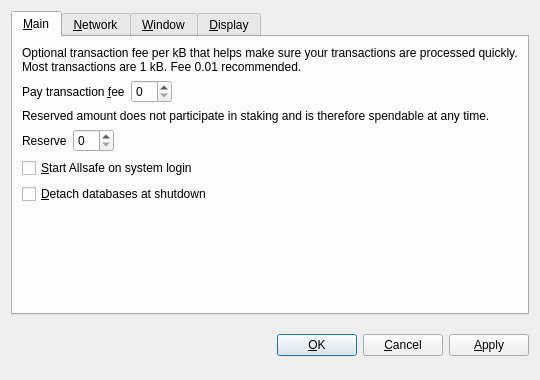
<?xml version="1.0" encoding="UTF-8"?>
<ui version="4.0">
 <class>OptionsDialog</class>
 <widget class="QDialog" name="OptionsDialog">
  <property name="geometry">
   <rect>
    <x>0</x>
    <y>0</y>
    <width>540</width>
    <height>380</height>
   </rect>
  </property>
  <property name="windowTitle">
   <string>Options</string>
  </property>
  <property name="styleSheet">
   <string notr="true">background-image: url(:/images/image2);</string>
  </property>
  <property name="modal">
   <bool>true</bool>
  </property>
  <layout class="QVBoxLayout" name="verticalLayout">
   <item>
    <widget class="QTabWidget" name="tabWidget">
     <property name="tabPosition">
      <enum>QTabWidget::North</enum>
     </property>
     <property name="currentIndex">
      <number>0</number>
     </property>
     <widget class="QWidget" name="tabMain">
      <attribute name="title">
       <string>&amp;Main</string>
      </attribute>
      <layout class="QVBoxLayout" name="verticalLayout_Main">
       <item>
        <widget class="QLabel" name="transactionFeeInfoLabel">
         <property name="text">
          <string>Optional transaction fee per kB that helps make sure your transactions are processed quickly. Most transactions are 1 kB. Fee 0.01 recommended.</string>
         </property>
         <property name="textFormat">
          <enum>Qt::PlainText</enum>
         </property>
         <property name="wordWrap">
          <bool>true</bool>
         </property>
        </widget>
       </item>
       <item>
        <layout class="QHBoxLayout" name="horizontalLayoutFee">
         <item>
          <widget class="QLabel" name="transactionFeeLabel">
           <property name="text">
            <string>Pay transaction &amp;fee</string>
           </property>
           <property name="textFormat">
            <enum>Qt::PlainText</enum>
           </property>
           <property name="buddy">
            <cstring>transactionFee</cstring>
           </property>
          </widget>
         </item>
         <item>
          <widget class="BitcoinAmountField" name="transactionFee"/>
         </item>
         <item>
          <spacer name="horizontalSpacerFee">
           <property name="orientation">
            <enum>Qt::Horizontal</enum>
           </property>
           <property name="sizeHint" stdset="0">
            <size>
             <width>40</width>
             <height>20</height>
            </size>
           </property>
          </spacer>
         </item>
        </layout>
       </item>
       <item>
        <widget class="QLabel" name="reserveBalanceInfoLabel">
         <property name="text">
          <string>Reserved amount does not participate in staking and is therefore spendable at any time.</string>
         </property>
         <property name="textFormat">
          <enum>Qt::PlainText</enum>
         </property>
         <property name="wordWrap">
          <bool>true</bool>
         </property>
        </widget>
       </item>
       <item>
        <layout class="QHBoxLayout" name="horizontalLayoutReserveBalance">
         <item>
          <widget class="QLabel" name="reserveBalanceLabel">
           <property name="text">
            <string>Reserve</string>
           </property>
           <property name="textFormat">
            <enum>Qt::PlainText</enum>
           </property>
           <property name="buddy">
            <cstring>reserveBalance</cstring>
           </property>
          </widget>
         </item>
         <item>
          <widget class="BitcoinAmountField" name="reserveBalance"/>
         </item>
         <item>
          <spacer name="horizontalSpacerReserveBalance">
           <property name="orientation">
            <enum>Qt::Horizontal</enum>
           </property>
           <property name="sizeHint" stdset="0">
            <size>
             <width>40</width>
             <height>20</height>
            </size>
           </property>
          </spacer>
         </item>
        </layout>
       </item>
       <item>
        <widget class="QCheckBox" name="bitcoinAtStartup">
         <property name="toolTip">
          <string>Automatically start Allsafe after logging in to the system.</string>
         </property>
         <property name="text">
          <string>&amp;Start Allsafe on system login</string>
         </property>
        </widget>
       </item>
       <item>
        <widget class="QCheckBox" name="detachDatabases">
         <property name="toolTip">
          <string>Detach block and address databases at shutdown. This means they can be moved to another data directory, but it slows down shutdown. The wallet is always detached.</string>
         </property>
         <property name="text">
          <string>&amp;Detach databases at shutdown</string>
         </property>
        </widget>
       </item>
       <item>
        <spacer name="verticalSpacer_Main">
         <property name="orientation">
          <enum>Qt::Vertical</enum>
         </property>
         <property name="sizeHint" stdset="0">
          <size>
           <width>20</width>
           <height>40</height>
          </size>
         </property>
        </spacer>
       </item>
      </layout>
     </widget>
     <widget class="QWidget" name="tabNetwork">
      <attribute name="title">
       <string>&amp;Network</string>
      </attribute>
      <layout class="QVBoxLayout" name="verticalLayout_Network">
       <item>
        <widget class="QCheckBox" name="mapPortUpnp">
         <property name="toolTip">
          <string>Automatically open the Allsafe client port on the router. This only works when your router supports UPnP and it is enabled.</string>
         </property>
         <property name="text">
          <string>Map port using &amp;UPnP</string>
         </property>
        </widget>
       </item>
       <item>
        <widget class="QCheckBox" name="connectSocks">
         <property name="toolTip">
          <string>Connect to the Allsafe network through a SOCKS proxy (e.g. when connecting through Tor).</string>
         </property>
         <property name="text">
          <string>&amp;Connect through SOCKS proxy:</string>
         </property>
        </widget>
       </item>
       <item>
        <layout class="QHBoxLayout" name="horizontalLayout_Network">
         <item>
          <widget class="QLabel" name="proxyIpLabel">
           <property name="text">
            <string>Proxy &amp;IP:</string>
           </property>
           <property name="textFormat">
            <enum>Qt::PlainText</enum>
           </property>
           <property name="buddy">
            <cstring>proxyIp</cstring>
           </property>
          </widget>
         </item>
         <item>
          <widget class="QValidatedLineEdit" name="proxyIp">
           <property name="maximumSize">
            <size>
             <width>140</width>
             <height>16777215</height>
            </size>
           </property>
           <property name="toolTip">
            <string>IP address of the proxy (e.g. 127.0.0.1)</string>
           </property>
          </widget>
         </item>
         <item>
          <widget class="QLabel" name="proxyPortLabel">
           <property name="text">
            <string>&amp;Port:</string>
           </property>
           <property name="textFormat">
            <enum>Qt::PlainText</enum>
           </property>
           <property name="buddy">
            <cstring>proxyPort</cstring>
           </property>
          </widget>
         </item>
         <item>
          <widget class="QLineEdit" name="proxyPort">
           <property name="maximumSize">
            <size>
             <width>55</width>
             <height>16777215</height>
            </size>
           </property>
           <property name="toolTip">
            <string>Port of the proxy (e.g. 9050)</string>
           </property>
          </widget>
         </item>
         <item>
          <widget class="QLabel" name="socksVersionLabel">
           <property name="text">
            <string>SOCKS &amp;Version:</string>
           </property>
           <property name="textFormat">
            <enum>Qt::PlainText</enum>
           </property>
           <property name="buddy">
            <cstring>socksVersion</cstring>
           </property>
          </widget>
         </item>
         <item>
          <widget class="QValueComboBox" name="socksVersion">
           <property name="toolTip">
            <string>SOCKS version of the proxy (e.g. 5)</string>
           </property>
          </widget>
         </item>
         <item>
          <spacer name="horizontalSpacer_Network">
           <property name="orientation">
            <enum>Qt::Horizontal</enum>
           </property>
           <property name="sizeHint" stdset="0">
            <size>
             <width>40</width>
             <height>20</height>
            </size>
           </property>
          </spacer>
         </item>
        </layout>
       </item>
       <item>
        <spacer name="verticalSpacer_Network">
         <property name="orientation">
          <enum>Qt::Vertical</enum>
         </property>
         <property name="sizeHint" stdset="0">
          <size>
           <width>20</width>
           <height>40</height>
          </size>
         </property>
        </spacer>
       </item>
      </layout>
     </widget>
     <widget class="QWidget" name="tabWindow">
      <attribute name="title">
       <string>&amp;Window</string>
      </attribute>
      <layout class="QVBoxLayout" name="verticalLayout_Window">
       <item>
        <widget class="QCheckBox" name="minimizeToTray">
         <property name="toolTip">
          <string>Show only a tray icon after minimizing the window.</string>
         </property>
         <property name="text">
          <string>&amp;Minimize to the tray instead of the taskbar</string>
         </property>
        </widget>
       </item>
       <item>
        <widget class="QCheckBox" name="minimizeOnClose">
         <property name="toolTip">
          <string>Minimize instead of exit the application when the window is closed. When this option is enabled, the application will be closed only after selecting Quit in the menu.</string>
         </property>
         <property name="text">
          <string>M&amp;inimize on close</string>
         </property>
        </widget>
       </item>
       <item>
        <spacer name="verticalSpacer_Window">
         <property name="orientation">
          <enum>Qt::Vertical</enum>
         </property>
         <property name="sizeHint" stdset="0">
          <size>
           <width>20</width>
           <height>40</height>
          </size>
         </property>
        </spacer>
       </item>
      </layout>
     </widget>
     <widget class="QWidget" name="tabDisplay">
      <attribute name="title">
       <string>&amp;Display</string>
      </attribute>
      <layout class="QVBoxLayout" name="verticalLayout_Display">
       <item>
        <layout class="QHBoxLayout" name="horizontalLayout_1_Display">
         <item>
          <widget class="QLabel" name="langLabel">
           <property name="text">
            <string>User Interface &amp;language:</string>
           </property>
           <property name="textFormat">
            <enum>Qt::PlainText</enum>
           </property>
           <property name="buddy">
            <cstring>lang</cstring>
           </property>
          </widget>
         </item>
         <item>
          <widget class="QValueComboBox" name="lang">
           <property name="toolTip">
            <string>The user interface language can be set here. This setting will take effect after restarting Allsafe.</string>
           </property>
          </widget>
         </item>
        </layout>
       </item>
       <item>
        <layout class="QHBoxLayout" name="horizontalLayout_2_Display">
         <item>
          <widget class="QLabel" name="unitLabel">
           <property name="text">
            <string>&amp;Unit to show amounts in:</string>
           </property>
           <property name="textFormat">
            <enum>Qt::PlainText</enum>
           </property>
           <property name="buddy">
            <cstring>unit</cstring>
           </property>
          </widget>
         </item>
         <item>
          <widget class="QValueComboBox" name="unit">
           <property name="toolTip">
            <string>Choose the default subdivision unit to show in the interface and when sending coins.</string>
           </property>
          </widget>
         </item>
        </layout>
       </item>
       <item>
        <widget class="QCheckBox" name="displayAddresses">
         <property name="toolTip">
          <string>Whether to show Allsafe addresses in the transaction list or not.</string>
         </property>
         <property name="text">
          <string>&amp;Display addresses in transaction list</string>
         </property>
        </widget>
       </item>
       <item>
        <widget class="QCheckBox" name="coinControlFeatures">
         <property name="toolTip">
          <string>Whether to show coin control features or not.</string>
         </property>
         <property name="text">
          <string>Display coin &amp;control features (experts only!)</string>
         </property>
        </widget>
       </item>
       <item>
        <spacer name="verticalSpacer_Display">
         <property name="orientation">
          <enum>Qt::Vertical</enum>
         </property>
         <property name="sizeHint" stdset="0">
          <size>
           <width>20</width>
           <height>40</height>
          </size>
         </property>
        </spacer>
       </item>
      </layout>
     </widget>
    </widget>
   </item>
   <item>
    <layout class="QHBoxLayout" name="horizontalLayout_Buttons">
     <item>
      <spacer name="horizontalSpacer_1">
       <property name="orientation">
        <enum>Qt::Horizontal</enum>
       </property>
       <property name="sizeHint" stdset="0">
        <size>
         <width>40</width>
         <height>48</height>
        </size>
       </property>
      </spacer>
     </item>
     <item>
      <widget class="QLabel" name="statusLabel">
       <property name="font">
        <font>
         <weight>75</weight>
         <bold>true</bold>
        </font>
       </property>
       <property name="text">
        <string/>
       </property>
       <property name="textFormat">
        <enum>Qt::PlainText</enum>
       </property>
       <property name="wordWrap">
        <bool>true</bool>
       </property>
      </widget>
     </item>
     <item>
      <spacer name="horizontalSpacer_2">
       <property name="orientation">
        <enum>Qt::Horizontal</enum>
       </property>
       <property name="sizeHint" stdset="0">
        <size>
         <width>40</width>
         <height>48</height>
        </size>
       </property>
      </spacer>
     </item>
     <item>
      <widget class="QPushButton" name="okButton">
       <property name="text">
        <string>&amp;OK</string>
       </property>
      </widget>
     </item>
     <item>
      <widget class="QPushButton" name="cancelButton">
       <property name="text">
        <string>&amp;Cancel</string>
       </property>
       <property name="autoDefault">
        <bool>false</bool>
       </property>
      </widget>
     </item>
     <item>
      <widget class="QPushButton" name="applyButton">
       <property name="text">
        <string>&amp;Apply</string>
       </property>
       <property name="autoDefault">
        <bool>false</bool>
       </property>
      </widget>
     </item>
    </layout>
   </item>
  </layout>
 </widget>
 <customwidgets>
  <customwidget>
   <class>BitcoinAmountField</class>
   <extends>QSpinBox</extends>
   <header>bitcoinamountfield.h</header>
   <container>1</container>
  </customwidget>
  <customwidget>
   <class>QValueComboBox</class>
   <extends>QComboBox</extends>
   <header>qvaluecombobox.h</header>
  </customwidget>
  <customwidget>
   <class>QValidatedLineEdit</class>
   <extends>QLineEdit</extends>
   <header>qvalidatedlineedit.h</header>
  </customwidget>
 </customwidgets>
 <resources/>
 <connections/>
</ui>
